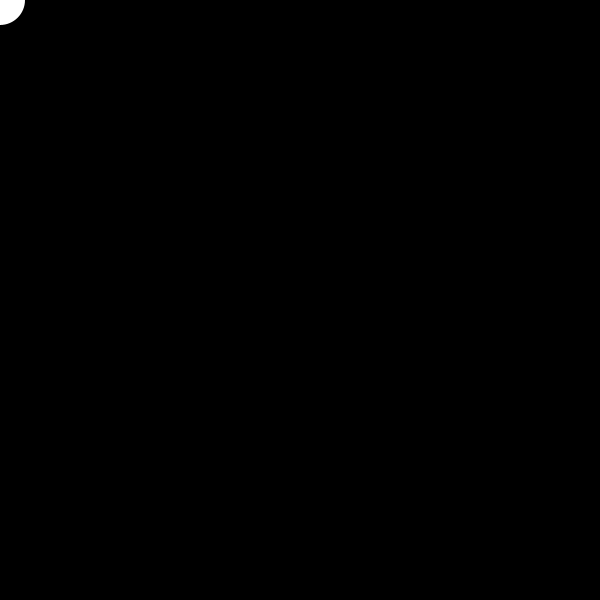
Frame 1 (no input)
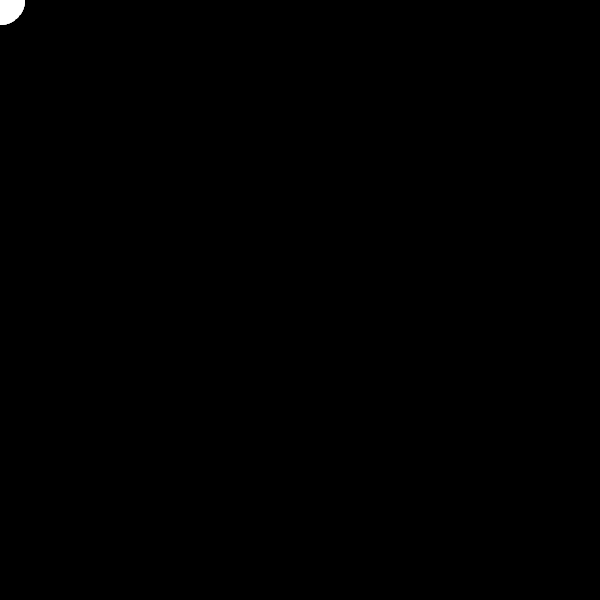
Frame 60 (the mouse pressed at the canvas centre just before this capture)
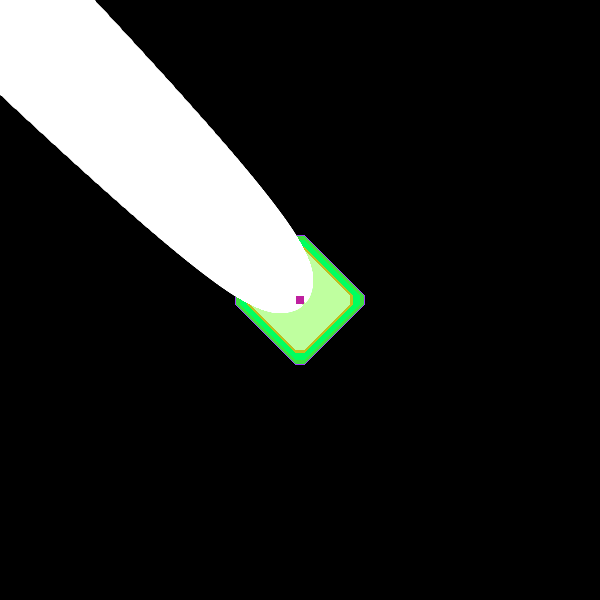
Frame 120 (the mouse held since frame 60 and released just before this capture)

The Processing sketch that drew these frames (run headless with seeded random() and noise(); from frame 60 on, the mouse is pressed at the canvas centre):

// Processing sketch: processing_111003
// ── processing_111003.pde

float x;
float y;
float easing = 0.05;
float valueBG=0;
boolean MouseIsDown=false;
boolean valueClear = false;

void setup()
{
  size (600,600);
  noStroke();
  background(valueBG);
 
}

float valueCol= 255;

void draw()
{
  //BACKGROUND
  fill(0,0,0,20);
  rectMode (CENTER);
  rect(300,300,600,600);
  
  // INSTRUCTIONS FOR USER
  if (MouseIsDown==false)
  {fill(0);
  text("Click and hold to see sparks fly \n Click CTRL to change color...", 0,20);}
  
 
 //EASING
  float  mehX = mouseX-x;
  if (abs(mehX)>1)
    {x = x + mehX * easing ;}
  
  float mehY = mouseY-y;
  if (abs(mehY)>1)
    {y = y + mehY * easing ;}
    
   //MAIN WHITE CIRCLE 
   fill(valueCol);
   ellipse (x,y,50,50);
  
  
  //STROKES
  if (MouseIsDown == true)
  {
    rectMode(CENTER);
    fill(random(255),random(255),random(255));
    rect(mouseX,mouseY,10,10);
    
    filter (DILATE);
    filter(POSTERIZE, 9); 
  }
  
  
}

//CHANGE COLOR OF CIRCLE
void keyPressed()
{
  if (key == CODED)
  {
    if (keyCode == CONTROL)
    {valueCol= random(255);}
  }

}

void mousePressed()
{
  MouseIsDown=true;
   
}

void mouseReleased()
{
  MouseIsDown=false;
}
